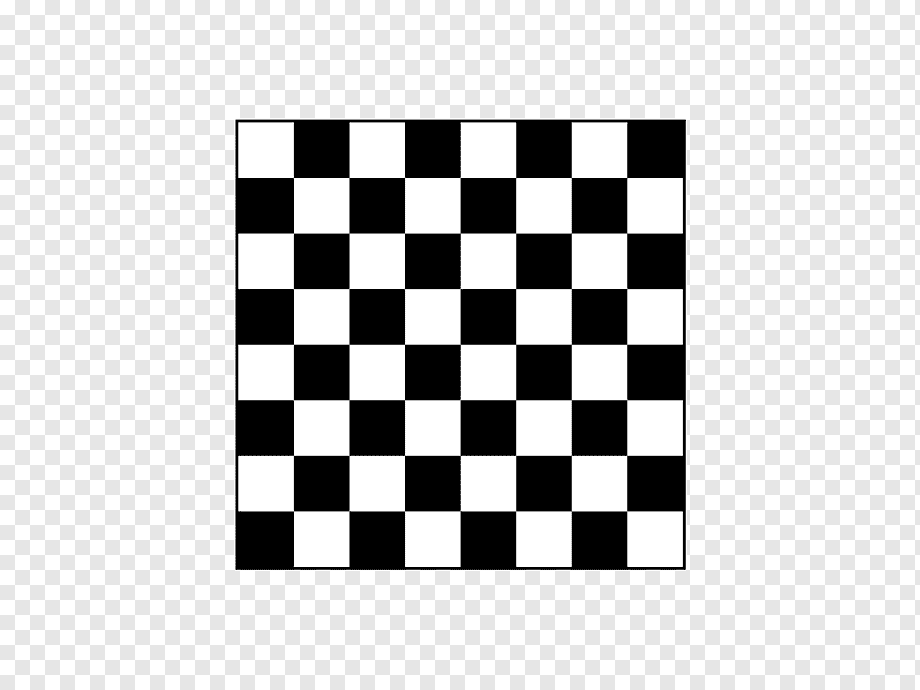
#> input picture content/png-transparent-chessboard-mathematics-board-game-chess-game-symmetry-black.png, 920 x 690 px
$ jupyter execute --allow-errors FD_PointsAndPatches_HARRIS.ipynb   (shell and % lines are left out)   (older library calls are emulated)
#> lines starting #> are read from the running program, lines starting #| are printed output that depends on the picture; after the words box and inside, x2 and y2 are one past the last pixel; in counts of white or black regions, pixels touching at a corner belong together
<a href="https://colab.research.google.com/github/alexander-toschev/cv-course/blob/main/FD_PointsAndPatches_HARRIS.ipynb" target="_parent"></a>

# Harris Corner Detection

One early attempt to find these corners was done by Chris Harris & Mike Stephens in their paper A Combined Corner and Edge Detector in 1988, so now it is called Harris Corner Detector. He took this simple idea to a mathematical form. It basically finds the difference in intensity for a displacement of (u,v) in all directions. This is expressed as below:

E(u,v) = $\sum_{x,y} \underbrace{w(x,y)}_\text{window function} \, [\underbrace{I(x+u,y+v)}_\text{shifted intensity}-\underbrace{I(x,y)}_\text{intensity}]^2$

Window function is either a rectangular window or gaussian window which gives weights to pixels underneath.

The first step is to convert the grayscale image into an image of edges. There are many techniques to do this, but the cv2 uses a filter called Sobel's kernel, which gets cross-correlated with the original image. The ksize parameter determines the size of the Sobel kernel (3x3, 5x5, etc..). As the size increases, more pixels are part of each convolution process and the edges will get more blurry.

We have to maximize this function E(u,v) for corner detection. That means, we have to maximize the second term. Applying Taylor Expansion to above equation and using some mathematical steps (please refer any standard text books you like for full derivation), we get the final equation as:

$E(u,v) \approx \begin{bmatrix} u & v \end{bmatrix} M \begin{bmatrix} u \\ v \end{bmatrix}$

where

$M = \sum_{x,y} w(x,y)  \begin{bmatrix}I_x I_x & I_x I_y \\ I_x I_y & I_y I_y \end{bmatrix}$

Structure tensor setup - Basically we construct a matrix M which represents the direction of the gradients (edges) at every point of the image. This matrix can then be used to determine which of the edge pixels are corners.

Here, $I_x$ and $I_y$ are image derivatives in x and y directions respectively. (Can be easily found out using cv2.Sobel()).

Then comes the main part. After this, they created a score, basically an equation, which will determine if a window can contain a corner or not.

Harris response calculation - In this step, we calculate the "corner score" R of each edge pixel. The idea is that a pixel is defined as a corner only if it has big gradients in 2 perpendicular directions, which means the M matrix has 2 big eigenvalues (1 big eigenvalue will simply be an edge). Here we can see Harris detector's free parameter - k. It is an empirically determined constant in the range [0.04,0.06]:

$R = det(M) - k(trace(M))^2$

where
$det(M) = \lambda_1 \lambda_2$

$trace(M) = \lambda_1 + \lambda_2$

$\lambda_1$ and $\lambda_2$ are the eigen values of M

So the values of these eigen values decide whether a region is corner, edge or flat.

When |R| is small, which happens when $\lambda_1$ and $\lambda_2$ are small, the region is flat.

When R<0, which happens when $\lambda_1 >> \lambda_2$ or vice versa, the region is edge.

When R is large, which happens when $\lambda_1$ and $\lambda_2$ are large and $\lambda_1$ $\sim$ $\lambda_2$, the region is a corner.

The _k_ parameter lets you influence in this step, trading off precision and recall. So with a bigger k, you will get less false corners but you will also miss more real corners (high precision), with a smaller k you will get a lot more corners, so you will miss less true corners, but get a lot of false ones (high recall).

OpenCV has the function cv2.cornerHarris() for this purpose. Its arguments are :

img - Input image, it should be grayscale and float32 type.

blockSize - It is the size of neighbourhood considered for corner detection

ksize - Aperture parameter of Sobel derivative used.

k - Harris detector free parameter in the equation.

[cell 1]
#!wget https://w7.pngwing.com/pngs/710/895/png-transparent-chessboard-mathematics-board-game-chess-game-symmetry-black.png
import cv2
import numpy as np
import numpy as np
import cv2
import sys
#import dlib
from PIL import Image
import cv2
#import dlib
import numpy as np
import math
import matplotlib.pyplot as plt

[cell 2]
filename = 'content/png-transparent-chessboard-mathematics-board-game-chess-game-symmetry-black.png'
img = cv2.imread(filename)
#> img is the input picture: shape (690, 920, 3); min 0, max 255, mean 204.8
gray = cv2.cvtColor(img,cv2.COLOR_BGR2GRAY)

gray = np.float32(gray)
dst = cv2.cornerHarris(gray,2,3,0.04)
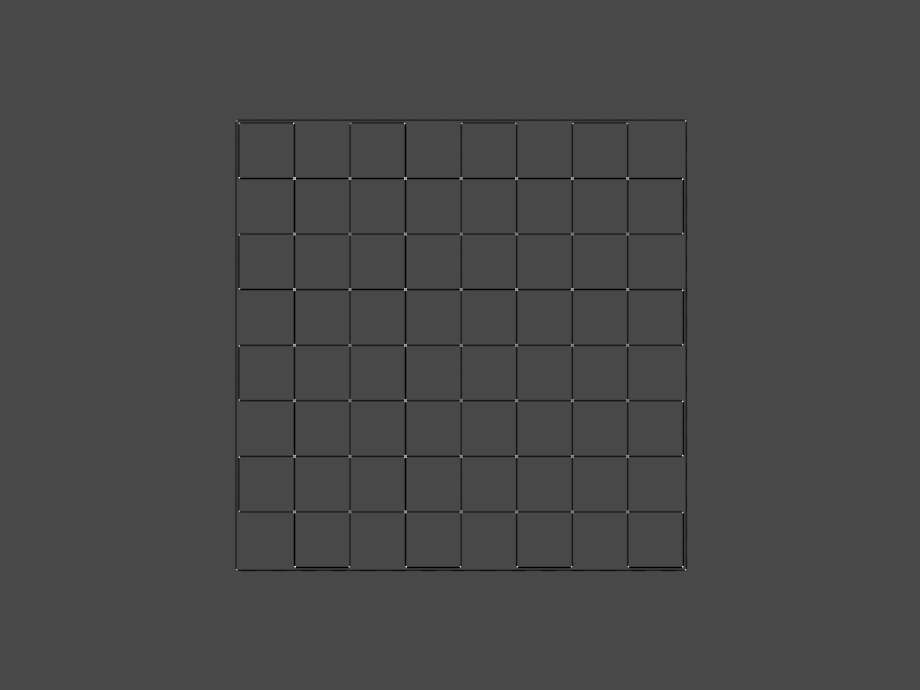
#> dst: shape (690, 920) float32; min -169130016, max 428524544, mean -2239751; drawn with min black and max white

#result is dilated for marking the corners, not important
#dst = cv2.dilate(dst,None)

# Threshold for an optimal value, it may vary depending on the image.
img[dst>0.01*dst.max()]=[255,0,0]
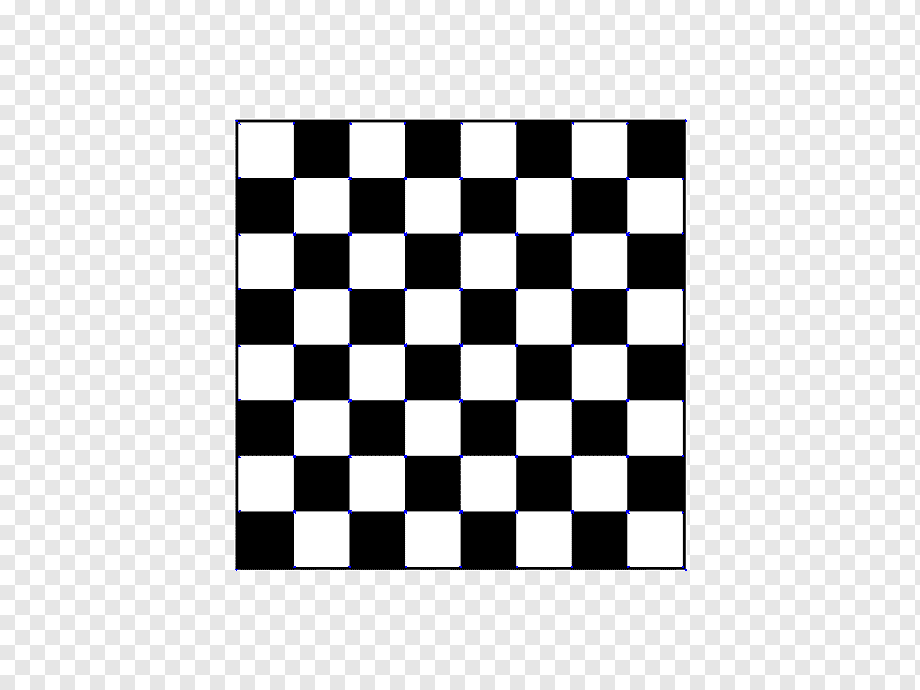
#> img: shape (690, 920, 3); 0.11% of pixels changed, all inside (x1, y1, x2, y2) = (235, 119, 687, 571)
# sobel

laplacian = cv2.Laplacian(img,cv2.CV_64F)
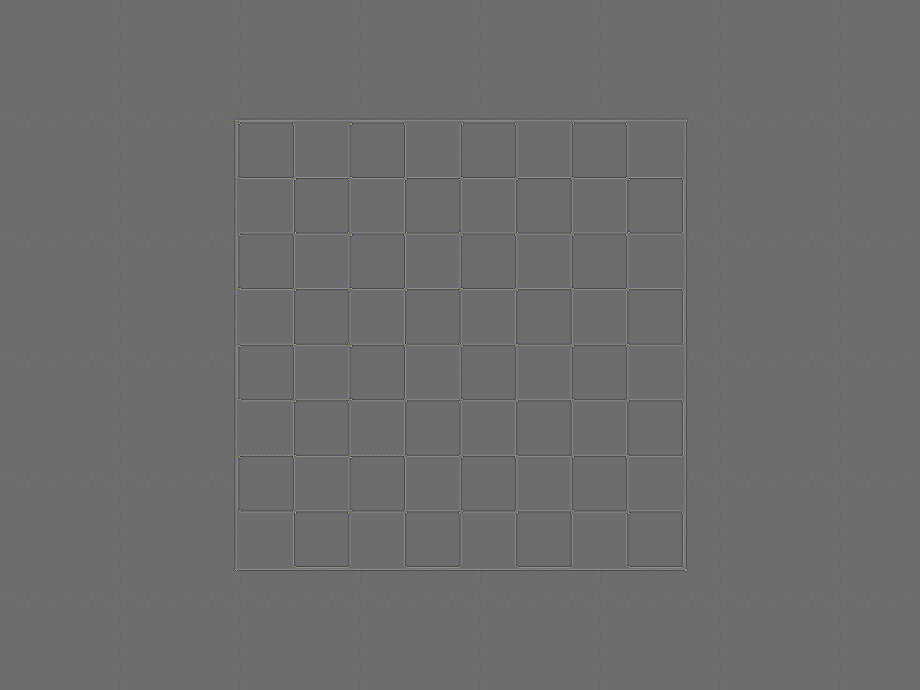
#> laplacian: shape (690, 920, 3) float64; mean B, G, R 0, 0, 0; drawn with min black and max white
sobelx = cv2.Sobel(img,cv2.CV_64F,1,0,ksize=5)
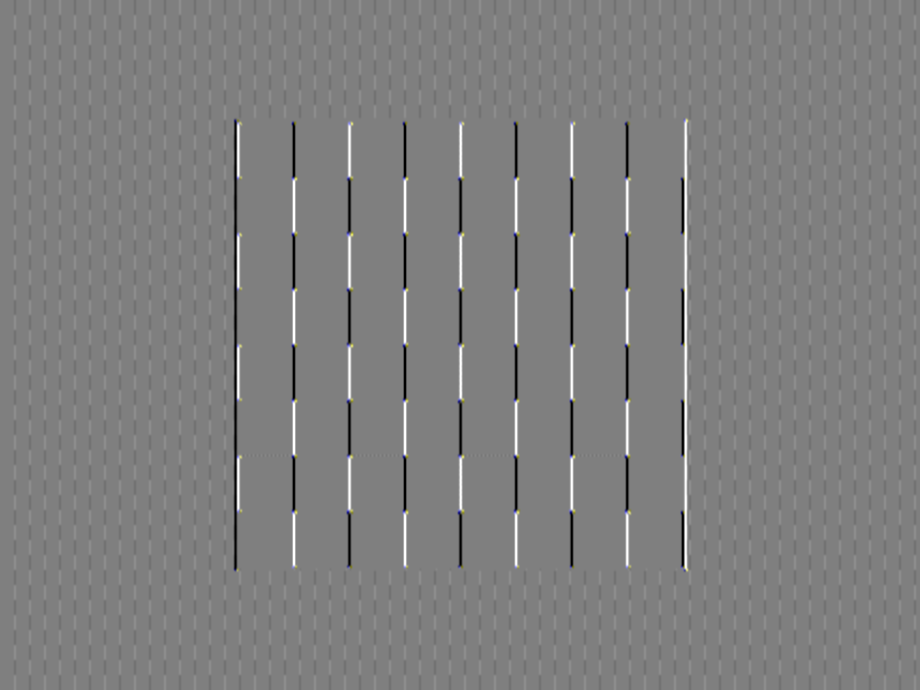
#> sobelx: shape (690, 920, 3) float64; mean B, G, R 0, 0, 0; drawn with min black and max white
sobely = cv2.Sobel(img,cv2.CV_64F,0,1,ksize=5)
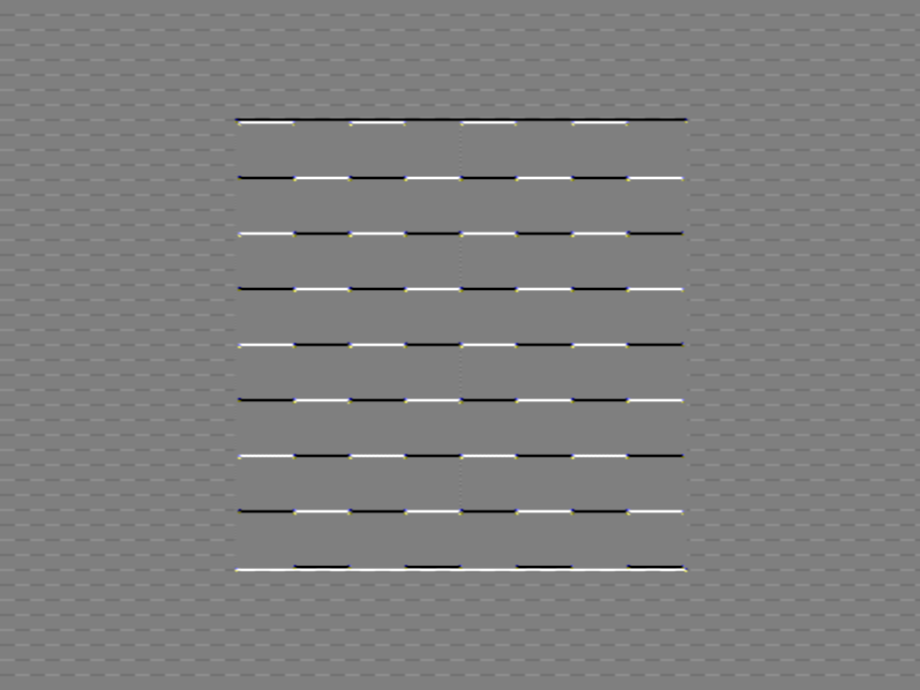
#> sobely: shape (690, 920, 3) float64; mean B, G, R -0.1, -0.1, -0.1; drawn with min black and max white


plt.subplot(2,2,1),plt.imshow(img,cmap = 'gray')
plt.title('Original'), plt.xticks([]), plt.yticks([])
plt.subplot(2,2,2),plt.imshow(laplacian,cmap = 'gray')
plt.title('Laplacian'), plt.xticks([]), plt.yticks([])
plt.subplot(2,2,3),plt.imshow(sobelx,cmap = 'gray')
plt.title('Sobel X'), plt.xticks([]), plt.yticks([])
plt.subplot(2,2,4),plt.imshow(sobely,cmap = 'gray')
plt.title('Sobel Y'), plt.xticks([]), plt.yticks([])

plt.show()
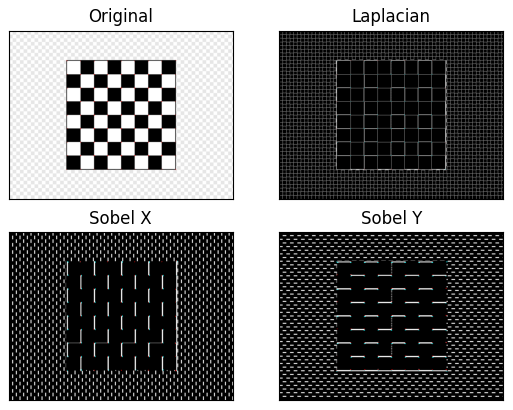
#> figure drawn by matplotlib, 4 panels; B, G, R data is drawn as R, G, B

# Corner with SubPixel Accuracy

Sometimes, you may need to find the corners with maximum accuracy. OpenCV comes with a function cv2.cornerSubPix() which further refines the corners detected with sub-pixel accuracy. Below is an example. As usual, we need to find the harris corners first. Then we pass the centroids of these corners (There may be a bunch of pixels at a corner, we take their centroid) to refine them. Harris corners are marked in red pixels and refined corners are marked in green pixels. For this function, we have to define the criteria when to stop the iteration. We stop it after a specified number of iteration or a certain accuracy is achieved, whichever occurs first. We also need to define the size of neighbourhood it would search for corners.

[cell 3]
plt.rcParams['figure.figsize'] = [100, 50]
img = cv2.imread(filename)
gray = cv2.cvtColor(img,cv2.COLOR_BGR2GRAY)

# find Harris corners
gray = np.float32(gray)
dst = cv2.cornerHarris(gray,2,3,0.04)
dst = cv2.dilate(dst,None)
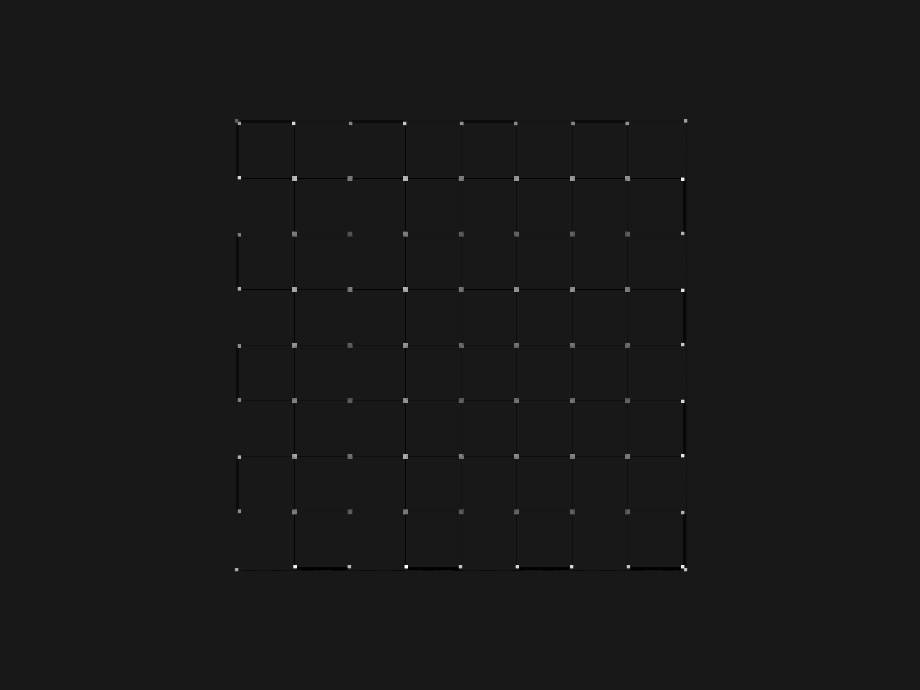
#> dst: shape (690, 920) float32; min -46459216, max 428524544, mean 205435.3; drawn with min black and max white
ret, dst = cv2.threshold(dst,0.01*dst.max(),255,0)
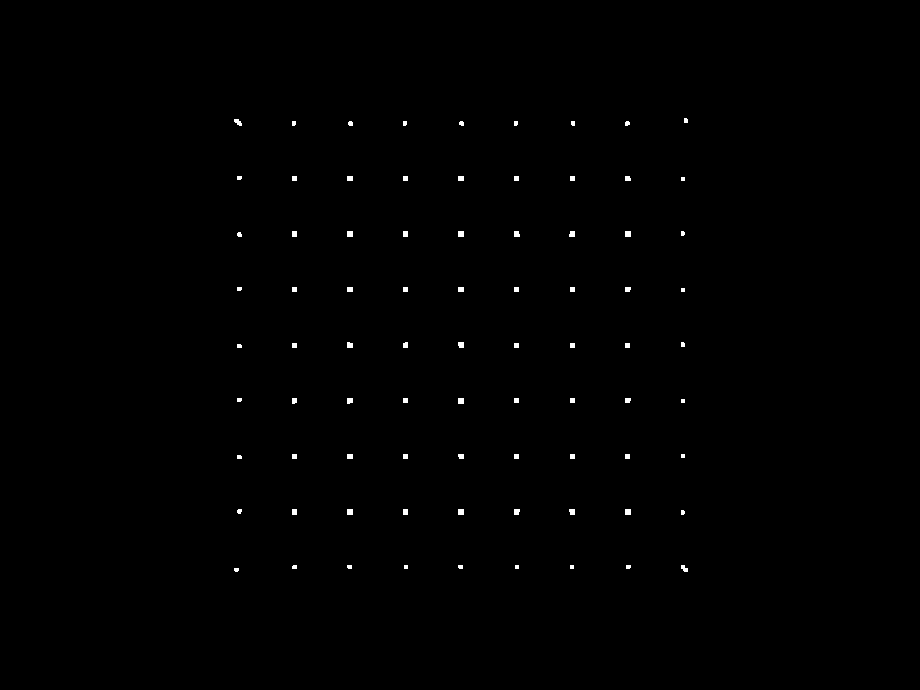
#> dst: shape (690, 920) float32; 0.32% white; 81 white regions (25 under 20 px), largest, box (x1, y1, x2, y2) and area: (234, 119, 242, 126) 36, (347, 231, 353, 237) 36, (458, 231, 464, 237) 36
#> ret = 4285245.4
dst = np.uint8(dst)

# find centroids
ret, labels, stats, centroids = cv2.connectedComponentsWithStats(dst)
#> labels: shape (690, 920) int32; 82 distinct labels, from 0 to 81
#> ret = 82; stats = 82 rows, first 6: [0, 0, 920, 690, 632752], [234, 119, 8, 7, 36], [684, 118, 4, 5, 19], [292, 121, 4, 5, 19], [348, 121, 5, 5, 22], [403, 121, 4, 5, 19]; centroids = 82 pairs, first value 236 to 685.4, second value 120.1 to 569.3

# define the criteria to stop and refine the corners
criteria = (cv2.TERM_CRITERIA_EPS + cv2.TERM_CRITERIA_MAX_ITER, 100, 0.001)
corners = cv2.cornerSubPix(gray,np.float32(centroids),(5,5),(-1,-1),criteria)
#> corners = 82 pairs, first value 235.1 to 685.4, second value 119.3 to 569.3
print(corners)
#> (printed output is left out)

# Now draw them
res = np.hstack((centroids,corners))
#> res = 82 rows, first 6: [459.5, 344.5, 460.3, 344.3], [237.6, 121.8, 236, 120], [685.4, 120.1, 685.4, 119.3], [293.4, 122.9, 293.1, 120], [350.1, 123.1, 349.6, 120], [404.4, 122.9, 404, 120.1]

res = np.int0(res)
#> res = 82 rows, first 6: [459, 344, 460, 344], [237, 121, 235, 119], [685, 120, 685, 119], [293, 122, 293, 120], [350, 123, 349, 120], [404, 122, 404, 120]

#img[res[:,1],res[:,0]]=[255,0,0]
#img[res[:,3],res[:,2]] = [0,255,0]
#> (the rest of this cell did not finish here and is left out)
